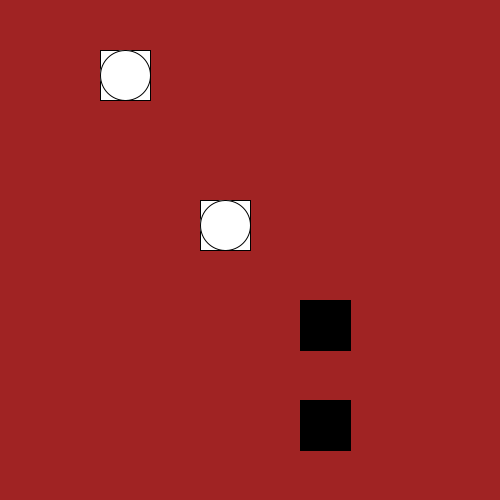
Frame 1 (no input)
Frame 60 (the mouse pressed at the canvas centre just before this capture): identical to frame 1, image omitted
Frame 120 (the mouse held since frame 60 and released just before this capture): identical to frame 1, image omitted

The Processing sketch that drew this single still picture (run headless with seeded random() and noise(); from frame 60 on, the mouse is pressed at the canvas centre):

// Processing sketch: Opgave_Dambord_met_stenen
// ── Opgave_Dambord_met_stenen.pde
Dambord hetDambord = new Dambord();

void setup() {
  size(500, 500); //<>//
  
}

void draw() {
  background(#A02323);
  hetDambord.tekenDamsteen();
  
}
// ── Dambord.pde
class Dambord {
  Damsteen[] stenen;

  Dambord() {
    stenen = new Damsteen[]{  
      new Damsteen(100, 50, 50, #ffffff), 
      new Damsteen(200, 200, 50, #ffffff), 
      new Damsteen(300, 300, 50, #000000), 
      new Damsteen(300, 400, 50, #000000)
    };
  }
  
  void tekenDamsteen() {
    for (int i = 0; i<stenen.length; i++) {
      fill(stenen[i].kleur);
      ellipseMode(CORNER);
      rect(stenen[i].x, stenen[i].y, stenen[i].diameter, stenen[i].diameter);
      ellipse(stenen[i].x, stenen[i].y, stenen[i].diameter, stenen[i].diameter);
    }
  }
}
// ── Damsteen.pde
class Damsteen {
  int x, y, kleur, diameter;

  Damsteen (int x, int y, int diameter, int kleur) {
    this.x = x;
    this.y = y;
    this.diameter = diameter;
    this.kleur = kleur;
  }
}
